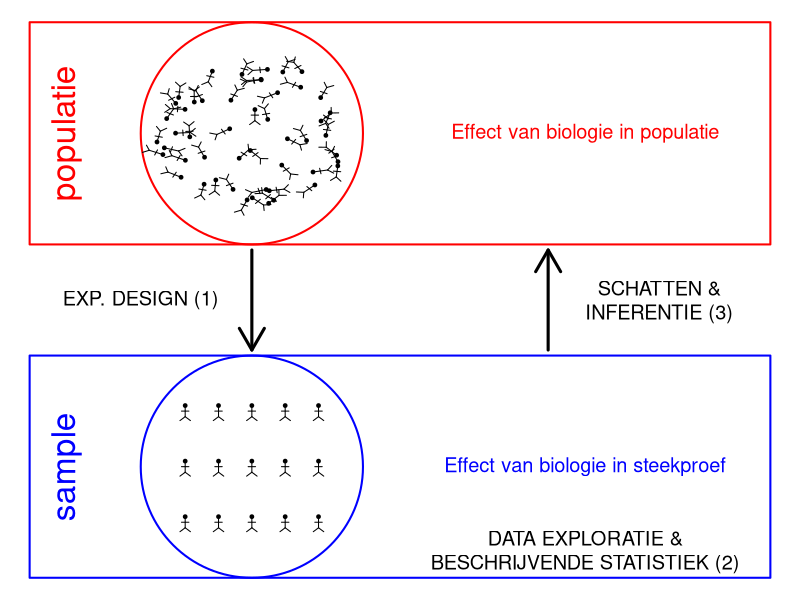

The R source for this figure:
## ---- chunk 1
if ("pi"%in%ls()) rm("pi")
kopvoeter<-function(x,y,angle=0,l=.2,cex.dot=.5,pch=19,col="black")
{
angle=angle/180*pi
points(x,y,cex=cex.dot,pch=pch,col=col)
lines(c(x,x+l*cos(-pi/2+angle)),c(y,y+l*sin(-pi/2+angle)),col=col)
lines(c(x+l/2*cos(-pi/2+angle),x+l/2*cos(-pi/2+angle)+l/4*cos(angle)),c(y+l/2*sin(-pi/2+angle),y+l/2*sin(-pi/2+angle)+l/4*sin(angle)),col=col)
lines(c(x+l/2*cos(-pi/2+angle),x+l/2*cos(-pi/2+angle)+l/4*cos(pi+angle)),c(y+l/2*sin(-pi/2+angle),y+l/2*sin(-pi/2+angle)+l/4*sin(pi+angle)),col=col)
lines(c(x+l*cos(-pi/2+angle),x+l*cos(-pi/2+angle)+l/2*cos(-pi/2+pi/4+angle)),c(y+l*sin(-pi/2+angle),y+l*sin(-pi/2+angle)+l/2*sin(-pi/2+pi/4+angle)),col=col)
lines(c(x+l*cos(-pi/2+angle),x+l*cos(-pi/2+angle)+l/2*cos(-pi/2-pi/4+angle)),c(y+l*sin(-pi/2+angle),y+l*sin(-pi/2+angle)+l/2*sin(-pi/2-pi/4+angle)),col=col)
}

par(mar=c(0,0,0,0),mai=c(0,0,0,0))
plot(0,0,xlab="",ylab="",xlim=c(0,10),ylim=c(0,10),col=0,xaxt="none",yaxt="none",axes=FALSE)
rect(0,6,10,10,border="red",lwd=2)
text(.5,8,"populatie",srt=90,col="red",cex=2)
symbols (3, 8, circles=1.5, col="red",add=TRUE,fg="red",inches=FALSE,lwd=2)
grid=seq(0,1.3,.01)

for (i in 1:50)
{
	angle1=runif(n=1,min=0,max=360)
	angle2=runif(n=1,min=0,max=360)
	radius=sample(grid,prob=grid^2*pi/sum(grid^2*pi),size=1)
	kopvoeter(3+radius*cos(angle1/180*pi),8+radius*sin(angle1/180*pi),angle=angle2)
}
text(7.5,8,"Effect van biologie in populatie",col="red",cex=1.2)

rect(0,0,10,4,border="blue",lwd=2)
text(.5,2,"sample",srt=90,col="blue",cex=2)
symbols (3, 2, circles=1.5, col="red",add=TRUE,fg="blue",inches=FALSE,lwd=2)
for (i in 0:2)
	for (j in 0:4)
{

	kopvoeter(2.1+j*(3.9-2.1)/4,1.1+i)
}
text(7.5,2,"Effect van biologie in steekproef",col="blue",cex=1.2)

arrows(3,5.9,3,4.1,col="black",lwd=3)
arrows(7,4.1,7,5.9,col="black",lwd=3)
text(1.5,5,"EXP. DESIGN (1)",col="black",cex=1.2)
text(8.5,5,"SCHATTEN &\nINFERENTIE (3)",col="black",cex=1.2)
text(7.5,.5,"DATA EXPLORATIE &\nBESCHRIJVENDE STATISTIEK (2)",col="black",cex=1.2)
